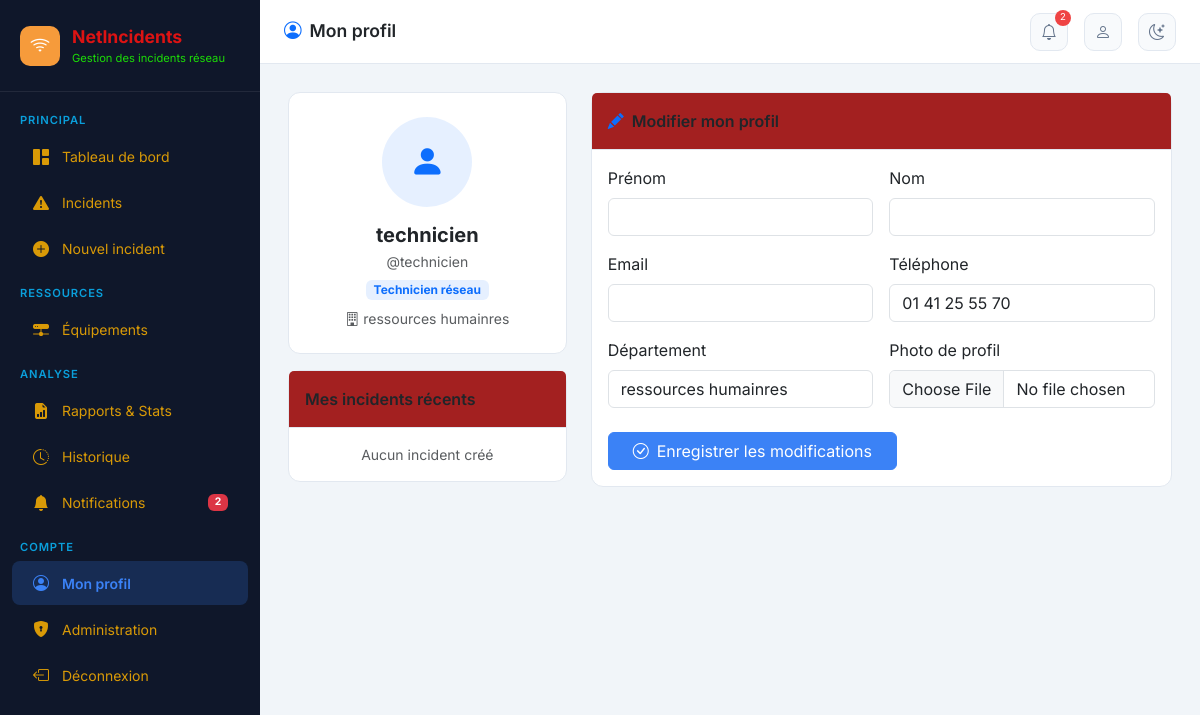
Screenshot of /profil/ (signed in) with the database file from the repository.
### incidents/models.py (models this page shows, shortened)
class ProfilUtilisateur(models.Model):
    ROLES = [
        ('admin', 'Administrateur'),
        ('technicien', 'Technicien réseau'),
        ('superviseur', 'Superviseur'),
        ('utilisateur', 'Utilisateur'),
    ]
    user = models.OneToOneField(User, on_delete=models.CASCADE, related_name='profil')
    role = models.CharField(max_length=20, choices=ROLES, default='utilisateur')
    telephone = models.CharField(max_length=20, blank=True)
    departement = models.CharField(max_length=100, blank=True)
    avatar = models.ImageField(upload_to='avatars/', null=True, blank=True)

### incidents/views.py (the view)
# urls.py: path('profil/', views.mon_profil, name='mon_profil'),
@login_required
def mon_profil(request):
    profil, _ = ProfilUtilisateur.objects.get_or_create(user=request.user)
    if request.method == 'POST':
        form = ProfilForm(request.POST, request.FILES, instance=profil)
        if form.is_valid():
            profil = form.save()
            request.user.first_name = form.cleaned_data.get('first_name', '')
            request.user.last_name = form.cleaned_data.get('last_name', '')
            request.user.email = form.cleaned_data.get('email', '')
            request.user.save()
            messages.success(request, 'Profil mis à jour avec succès.')
            return redirect('mon_profil')
    else:
        form = ProfilForm(instance=profil, initial={
            'first_name': request.user.first_name,
            'last_name': request.user.last_name,
            'email': request.user.email,
        })
    nb_notifs = Notification.objects.filter(utilisateur=request.user, lue=False).count()
    mes_incidents_recents = Incident.objects.filter(
        cree_par=request.user
    ).order_by('-date_creation')[:5]
    return render(request, 'incidents/profil.html', {
        'form': form, 'profil': profil,
        'mes_incidents_recents': mes_incidents_recents,
        'nb_notifs': nb_notifs,
    })

### incidents/forms.py
class ProfilForm(forms.ModelForm):
    first_name = forms.CharField(
        max_length=50, required=False,
        widget=forms.TextInput(attrs={'class': 'form-control'})
    )
    last_name = forms.CharField(
        max_length=50, required=False,
        widget=forms.TextInput(attrs={'class': 'form-control'})
    )
    email = forms.EmailField(
        required=False,
        widget=forms.EmailInput(attrs={'class': 'form-control'})
    )
    class Meta:
        model = ProfilUtilisateur
        fields = ['telephone', 'departement', 'avatar']
        widgets = {
            'telephone': forms.TextInput(attrs={'class': 'form-control'}),
            'departement': forms.TextInput(attrs={'class': 'form-control'}),
            'avatar': forms.FileInput(attrs={'class': 'form-control'}),
        }

### incidents/templates/incidents/profil.html (shortened to what this page needs)
{% extends 'incidents/base.html' %}
{% block page_title %}<i class="bi bi-person-circle text-primary me-2"></i>Mon profil{% endblock %}
{% block content %}
<div class="row g-4">
  <div class="col-lg-4">
    <div class="card text-center mb-3">
      <div class="card-body py-4">
        {% if profil.avatar %}
        <img src="{{ profil.avatar.url }}" class="rounded-circle mb-3" width="90" height="90" style="object-fit:cover">
        {% else %}
        <div class="rounded-circle bg-primary bg-opacity-10 d-flex align-items-center justify-content-center mx-auto mb-3"
             style="width:90px;height:90px;font-size:2.2rem">
          <i class="bi bi-person-fill text-primary"></i>
        </div>
        {% endif %}
        <h5 class="fw-bold mb-1">{{ request.user.get_full_name|default:request.user.username }}</h5>
        <div class="text-muted small">@{{ request.user.username }}</div>
        <span class="badge bg-primary bg-opacity-10 text-primary mt-2">{{ profil.get_role_display }}</span>
        {% if profil.departement %}
        <div class="text-muted small mt-2"><i class="bi bi-building me-1"></i>{{ profil.departement }}</div>
        {% endif %}
      </div>
    </div>
    <div class="card">
      <div class="card-header py-3">Mes incidents récents</div>
      <div class="card-body p-0">
        {% for inc in mes_incidents_recents %}
        <a href="{% url 'detail_incident' inc.pk %}" class="d-block px-3 py-2 border-bottom text-decoration-none text-dark">
          <div class="d-flex align-items-center gap-2">
            <span class="incident-badge badge-{{ inc.priorite }}" style="font-size:.65rem">{{ inc.get_priorite_display }}</span>
            <span class="small flex-grow-1">{{ inc.titre|truncatechars:35 }}</span>
          </div>
        </a>
        {% empty %}
        <div class="text-center py-3 text-muted small">Aucun incident créé</div>
        {% endfor %}
      </div>
    </div>
  </div>
  <div class="col-lg-8">
    <div class="card">
      <div class="card-header py-3"><i class="bi bi-pencil-fill text-primary me-2"></i>Modifier mon profil</div>
      <div class="card-body">
        <form method="post" enctype="multipart/form-data">
          <div class="row g-3">
            <div class="col-md-6">
              <label class="form-label fw-500">Prénom</label>
              {{ form.first_name }}
            </div>
            <div class="col-md-6">
              <label class="form-label fw-500">Nom</label>
              {{ form.last_name }}
            </div>
            <div class="col-md-6">
              <label class="form-label fw-500">Email</label>
              {{ form.email }}
            </div>
            <div class="col-md-6">
              <label class="form-label fw-500">Téléphone</label>
              {{ form.telephone }}
            </div>
            <div class="col-md-6">
              <label class="form-label fw-500">Département</label>
              {{ form.departement }}
            </div>
            <div class="col-md-6">
              <label class="form-label fw-500">Photo de profil</label>
              {{ form.avatar }}
            </div>
          </div>
          <div class="mt-4">
            <button type="submit" class="btn btn-primary px-4">
              <i class="bi bi-check-circle me-2"></i>Enregistrer les modifications
            </button>
          </div>
        </form>
      </div>
    </div>
  </div>
</div>
{% endblock %}

### incidents/templates/incidents/base.html (style rules this page uses)
:root { --sidebar-width: 260px; --sidebar-bg: #0f172a; --sidebar-text: #94a3b8; --sidebar-active: #3b82f6; --topbar-h: 64px; --accent: #3b82f6; --accent-dark: #1d4ed8; }
* { font-family: 'Inter', sans-serif; }
body { background: #f1f5f9; min-height: 100vh; }
.card { border: 1px solid #e2e8f0; border-radius: 12px; box-shadow: none; }
.card-header { background: #a32020; border-bottom: 1px solid #e2e8f0; font-weight: 600; }
.btn-primary { background: var(--accent); border-color: var(--accent); }

### rows the page displays
ProfilUtilisateur: role "Technicien réseau", departement "ressources humainres", telephone "01 41 25 55 70"

### other values shown
{{ nb_notifs }} "2"
{{ request.user.get_full_name|default:request.user.username }} "technicien"
{{ request.user.username }} "technicien"
